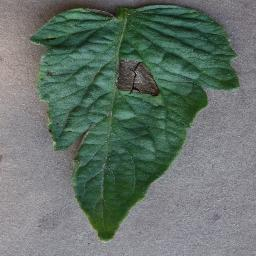
#> input picture tomato/train/Tomato___Early_blight/Tomato___Early_blight_original_36c17d6d-9e00-4e7c-bf14-eaadb64b508d___RS_Erly.B 7641.JPG_e8697de5-5a70-403e-acc2-9f3488ca1c54.JPG, 256 x 256 px, found by its file name; its folder holds only this picture in this run
$ python project.py
#> lines starting #> are read from the running program, lines starting #| are printed output that depends on the picture
import os
import numpy as np
from sklearn.ensemble import RandomForestClassifier
from sklearn.model_selection import train_test_split
from sklearn.metrics import accuracy_score
from sklearn.preprocessing import LabelEncoder
from PIL import Image


# Function to load images and labels from the dataset
def load_data(image_folder):
#> called with image_folder = 'D:/IDP2/tomato/train'
    images = []
    labels = []
    class_names = os.listdir(image_folder)

    print(f"Found {len(class_names)} disease categories in dataset.")

    for label in class_names:
        class_folder = os.path.join(image_folder, label)
        if os.path.isdir(class_folder):
            print(f"Processing images from: {label}")
            for img_name in os.listdir(class_folder):
                img_path = os.path.join(class_folder, img_name)
                try:
                    img = Image.open(img_path).resize((100, 100))  # Resize images to 100x100
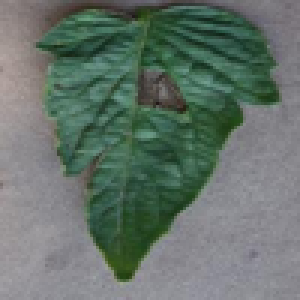
#> img: PIL image 100x100 RGB (shown 3 times larger); mean R, G, B 100.8, 114.9, 106.6
                    img = np.array(img)
                    if img.shape == (100, 100, 3):  # Ensure the image is RGB
                        images.append(img)
                        labels.append(label)
                except Exception as e:
                    print(f"Error loading image {img_name}: {e}")
#> pass 2 of the loop in load_data, `for label in class_names:`:
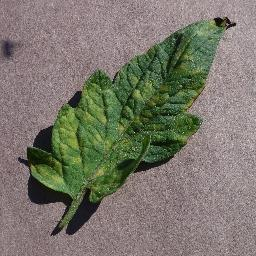
#> input picture tomato/train/Tomato___Leaf_Mold/Tomato___Leaf_Mold_original_329f2f31-ceca-402f-a007-21d64fe75f5e___Crnl_L.Mold 6519.JPG_218cd357-e5b1-48a3-9ddc-7595bb14ea6c.JPG, 256 x 256 px, found by its file name
#> in load_data, `img = Image.open(img_path).resize((100, 100))`:
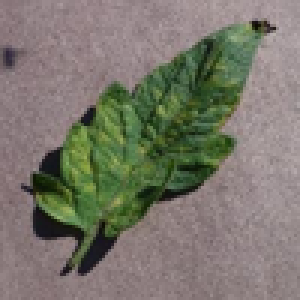
#> img: PIL image 100x100 RGB (shown 3 times larger); mean R, G, B 122, 118.9, 107.3

    images = np.array(images)
    labels = np.array(labels)
    print(f"Loaded {len(images)} images.")
#| Loaded 2 images.
    return images, labels


# Function to preprocess and flatten the images
def preprocess_images(images):
    return images.reshape(images.shape[0], -1)  # Flatten the images for Random Forest


# Train Random Forest model
def train_model(X_train, y_train):
    model = RandomForestClassifier(n_estimators=100, random_state=42)
    model.fit(X_train, y_train)
    return model


# Test the model and output accuracy
def test_model(model, X_test, y_test):
    y_pred = model.predict(X_test)
    accuracy = accuracy_score(y_test, y_pred)
    print(f"Model Accuracy: {accuracy * 100:.2f}%")


# Predict disease for user-provided image
def predict_disease(model, img_path):
    try:
        img = Image.open(img_path).resize((100, 100))
        img = np.array(img).reshape(1, -1)
        prediction = model.predict(img)
        return prediction[0]
    except Exception as e:
        print(f"Error processing input image: {e}")
        return None


# Main program
if __name__ == "__main__":
    # Path to the dataset
    image_folder = "D:/IDP2/tomato/train"  # Update with the correct path

    # Load and preprocess the data
    images, labels = load_data(image_folder)
    if len(images) == 0:
        print("No images loaded. Please check the dataset path.")
    else:
        images = preprocess_images(images)

        # Encode labels into numerical format
        label_encoder = LabelEncoder()
        labels_encoded = label_encoder.fit_transform(labels)
#> labels_encoded = [0, 1]

        # Split dataset into train and test sets
        X_train, X_test, y_train, y_test = train_test_split(images, labels_encoded, test_size=0.2, random_state=42)
#> y_train = [0]; y_test = [1]

        # Train the Random Forest model
        model = train_model(X_train, y_train)

        # Test the model
        test_model(model, X_test, y_test)
#> in test_model, `y_pred = model.predict(X_test)`: y_pred = [0]
#> in test_model, `accuracy = accuracy_score(y_test, y_pred)`: accuracy = 0
#| Model Accuracy: 0.00%

        # Take user input image and predict disease
        user_img_path = input("Enter the path of the image to predict disease: ")
#> the answer given: tomato/train/Tomato___Early_blight/Tomato___Early_blight_original_36c17d6d-9e00-4e7c-bf14-eaadb64b508d___RS_Erly.B 7641.JPG_e8697de5-5a70-403e-acc2-9f3488ca1c54.JPG
        predicted_label = predict_disease(model, user_img_path)
#> in predict_disease, `prediction = model.predict(img)`: prediction = [0]
#> predicted_label = 0
        if predicted_label is not None:
            print(
                f"The disease predicted for the given image is: {label_encoder.inverse_transform([predicted_label])[0]}")
#| The disease predicted for the given image is: Tomato___Early_blight
